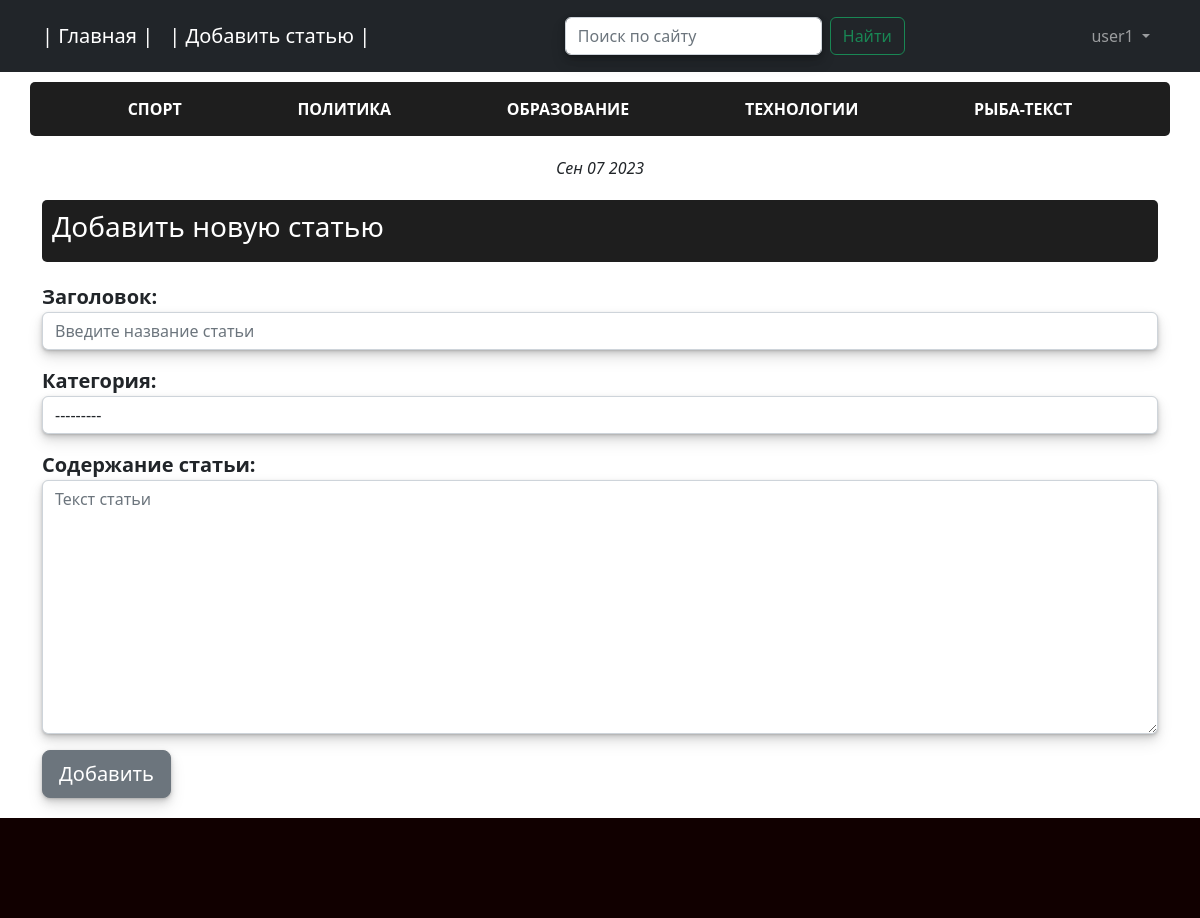
Screenshot of /add_post/ (signed in) with the database file from the repository.
### news/models.py (models this page shows)
class Category(models.Model):
    name = models.CharField(max_length=64, unique=True, verbose_name='Категории' )
    subscribers = models.ManyToManyField(User)
    class Meta:
        verbose_name = 'Категория'
        verbose_name_plural = 'Категории'
    def get_absolute_url(self):
        return reverse('category', kwargs={'category_id': self.pk})
    def __str__(self):
        return self.name

### news/views.py (the view, shortened to what this page needs)
# urls.py: path('add_post/', AddPost.as_view(), name='add_post'),
class AddPost(LoginRequiredMixin, PermissionRequiredMixin, CreateView):
    model = Post
    form_class = AddPostForm
    permission_required = ('news.add_post' )
    template_name = 'add_post.html'
    success_url = '/news/'
    login_url = '/signup/login_site/'
    def get_context_data(self, **kwargs):
        context = super().get_context_data(**kwargs)
        context['time_now'] = datetime.now(timezone.utc)
        context['form'] = AddPostForm()
        return context

### news/templatetags/categories_tags.py (called while the page is built)
@register.inclusion_tag('categories.html')
def all_categories():
    cats = Category.objects.all()
    return {"cats": cats}

@register.filter(name='trans_category')
def get_value_dict(category):
    for key, value in cat_dist.items():
        if key == category:
            return value
    return ''

### templates/add_post.html (shortened to what this page needs)
{% extends 'index.html' %}
{% load categories_tags %}
{% block content %}
    <div  class="header_top">
        <h3>Добавить новую статью</h3>
    </div>
    <form action="{% url 'add_post' %}" method="POST" class="add_form">
        {{ form.as_p }}
        <button type="submit" class="btn btn-secondary btn-lg">Добавить</button>
    </form>
{% endblock content %}

### templates/index.html (shortened to what this page needs)
{% load static %}
{% load categories_tags %}
<!DOCTYPE html>
<html lang="en">
<head>
    <link href="{% static 'css/styles.css' %}" rel="stylesheet" />
    <link href="{% static 'css/my_styles.css' %}" rel="stylesheet" />
</head>
<body>
    <nav class="navbar navbar-expand-lg navbar-dark bg-dark">
        <div class="container">
            <a class="navbar-brand" href="/news/">| Главная |</a>
            <a class="navbar-brand" href="/add_post/">| Добавить статью |</a>
            <div class="collapse navbar-collapse" id="navbarSupportedContent">
                <form class="d-flex" role="search" action="{% url 'search_2' %}">
                    <input class="form-control me-2" type="search" name="q" placeholder="Поиск по сайту" aria-label="Search">
                    <button class="btn btn-outline-success" type="submit">Найти</button>
                </form>
                <ul class="navbar-nav ms-auto mb-2 mb-lg-0">
                    <li class="nav-item dropdown">
                        <a class="nav-link dropdown-toggle" href="#" role="button" data-bs-toggle="dropdown" aria-expanded="false">{% if user.is_authenticated %} {{ request.user.username }} {% else %} Вход {% endif %}</a>
                      </li>
                </ul>
            </div>
        </div>
    </nav>
    <main>
        <div class="container">
            <div class="row">
                {% all_categories %}
                <div class="data">{{time_now|date:'M d Y'}}</div>
                <div class="col-lg-12">
                    {% block content %}
                    {% endblock %}
                </div>
            </div>
        </div>
    </main>
    <footer class="footer"></footer>
</body>
</html>

### templates/categories.html
{% load categories_tags %}
{% load cache %}
{% cache 600 categories %}
{% block cat %}
    <div class="categry_header">
        {% for category in cats %}
            <div class="category_menu">
                <a href="{{ category.get_absolute_url }}" class="category_menu_link">{{ category.name|trans_category }}</a>
            </div>
            {% endfor%}
        </div>
{% endblock cat %}
{% endcache %}

### static/css/my_styles.css (style rules this page uses)
body { min-height: 100vh; display: flex; flex-direction: column; }
.header_top { min-height: 60px; padding: 10px; margin: 20px 0; display: flex; flex-wrap: wrap; align-items: center; justify-content: space-between; border-radius: 5px; background-color: #1e1e1e; color: #ffffff; }
.data { text-align: center; margin-top: 10px; font-style: italic; }
.add_form { font-size: 20px; font-weight: 600; }
.categry_header { margin: 10px 0; display: block; display: flex; flex-wrap: wrap; align-items: center; justify-content: space-evenly; border-radius: 5px; background-color: #1e1e1e; }
.category_menu_link { padding: 15px 30px; display: block; text-transform: uppercase; font-size: 16px; font-weight: 600; text-decoration: none; color: #ffffff; }
main { flex-grow: 1; }
.footer { min-height: 100px; background-color: #110000; margin-top: 20px; }

### rows the page displays
Category: name|trans_category "СПОРТ"
Category: name|trans_category "ПОЛИТИКА"
Category: name|trans_category "ОБРАЗОВАНИЕ"
Category: name|trans_category "ТЕХНОЛОГИИ"
Category: name|trans_category "РЫБА-ТЕКСТ"

### other values shown
{{ request.user.username }} "user1"
{{ time_now|date:'M d Y' }} "Сен 07 2023"
